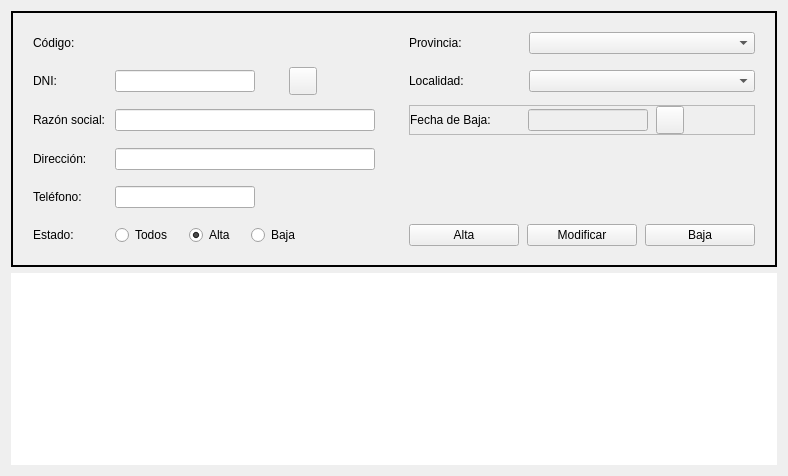
         <widget class="QWidget" name="clientsTab">
          <property name="sizePolicy">
           <sizepolicy hsizetype="Maximum" vsizetype="Maximum">
            <horstretch>0</horstretch>
            <verstretch>0</verstretch>
           </sizepolicy>
          </property>
          <attribute name="title">
           <string>Clientes</string>
          </attribute>
          <layout class="QVBoxLayout" name="verticalLayout_13" stretch="0,1">
           <item>
            <layout class="QHBoxLayout" name="horizontalLayout_12">
             <property name="spacing">
              <number>0</number>
             </property>
             <item>
              <spacer name="horizontalSpacer_20">
               <property name="orientation">
                <enum>Qt::Horizontal</enum>
               </property>
               <property name="sizeType">
                <enum>QSizePolicy::Preferred</enum>
               </property>
               <property name="sizeHint" stdset="0">
                <size>
                 <width>0</width>
                 <height>20</height>
                </size>
               </property>
              </spacer>
             </item>
             <item>
              <widget class="QFrame" name="clientForm">
               <property name="role" stdset="0">
                <string notr="true">panel</string>
               </property>
               <property name="enabled">
                <bool>true</bool>
               </property>
               <property name="sizePolicy">
                <sizepolicy hsizetype="Expanding" vsizetype="Maximum">
                 <horstretch>0</horstretch>
                 <verstretch>0</verstretch>
                </sizepolicy>
               </property>
               <property name="autoFillBackground">
                <bool>false</bool>
               </property>
               <property name="frameShape">
                <enum>QFrame::Panel</enum>
               </property>
               <property name="frameShadow">
                <enum>QFrame::Plain</enum>
               </property>
               <property name="lineWidth">
                <number>2</number>
               </property>
               <layout class="QGridLayout" name="clientFormLayout" columnstretch="0,1,0,0,1" rowminimumheight="28,28,28,28,28,28">
                <property name="horizontalSpacing">
                 <number>10</number>
                </property>
                <property name="verticalSpacing">
                 <number>10</number>
                </property>
                <property name="leftMargin">
                 <number>20</number>
                </property>
                <property name="topMargin">
                 <number>16</number>
                </property>
                <property name="rightMargin">
                 <number>20</number>
                </property>
                <property name="bottomMargin">
                 <number>16</number>
                </property>
                <item row="0" column="0">
                 <widget class="QLabel" name="lblClientId">
                  <property name="text">
                   <string>Código:</string>
                  </property>
                 </widget>
                </item>
                <item row="0" column="1">
                 <layout class="QHBoxLayout" name="clientIdRow">
                  <property name="spacing">
                   <number>6</number>
                  </property>
                  <property name="leftMargin">
                   <number>0</number>
                  </property>
                  <property name="topMargin">
                   <number>0</number>
                  </property>
                  <property name="rightMargin">
                   <number>0</number>
                  </property>
                  <property name="bottomMargin">
                   <number>0</number>
                  </property>
                  <item>
                   <widget class="QLabel" name="lblClientIdValue">
                    <property name="role" stdset="0">
                     <string notr="true">highlight</string>
                    </property>
                    <property name="text">
                     <string />
                    </property>
                    <property name="minimumSize">
                     <size>
                      <width>60</width>
                      <height>0</height>
                     </size>
                    </property>
                    <property name="maximumSize">
                     <size>
                      <width>60</width>
                      <height>16777215</height>
                     </size>
                    </property>
                   </widget>
                  </item>
                  <item>
                   <spacer name="clientIdRow_stretch">
                    <property name="orientation">
                     <enum>Qt::Horizontal</enum>
                    </property>
                    <property name="sizeHint" stdset="0">
                     <size>
                      <width>0</width>
                      <height>0</height>
                     </size>
                    </property>
                   </spacer>
                  </item>
                 </layout>
                </item>
                <item row="0" column="3">
                 <widget class="QLabel" name="lblClientProvince">
                  <property name="sizeIncrement">
                   <size>
                    <width>0</width>
                    <height>24</height>
                   </size>
                  </property>
                  <property name="text">
                   <string>Provincia:</string>
                  </property>
                  <property name="minimumSize">
                   <size>
                    <width>110</width>
                    <height>0</height>
                   </size>
                  </property>
                 </widget>
                </item>
                <item row="0" column="4">
                 <widget class="QComboBox" name="cmbClientProvince">
                  <property name="role" stdset="0">
                   <string notr="true">field</string>
                  </property>
                 </widget>
                </item>
                <item row="1" column="0">
                 <widget class="QLabel" name="lblClientDni">
                  <property name="text">
                   <string>DNI:</string>
                  </property>
                 </widget>
                </item>
                <item row="1" column="1">
                 <layout class="QHBoxLayout" name="clientDniRow">
                  <property name="spacing">
                   <number>8</number>
                  </property>
                  <property name="leftMargin">
                   <number>0</number>
                  </property>
                  <property name="topMargin">
                   <number>0</number>
                  </property>
                  <property name="rightMargin">
                   <number>0</number>
                  </property>
                  <property name="bottomMargin">
                   <number>0</number>
                  </property>
                  <item>
                   <widget class="QLineEdit" name="txtClientDni">
                    <property name="role" stdset="0">
                     <string notr="true">field</string>
                    </property>
                    <property name="maxLength">
                     <number>9</number>
                    </property>
                    <property name="minimumSize">
                     <size>
                      <width>140</width>
                      <height>0</height>
                     </size>
                    </property>
                   </widget>
                  </item>
                  <item>
                   <widget class="QLabel" name="lblClientDniCheck">
                    <property name="text">
                     <string />
                    </property>
                    <property name="scaledContents">
                     <bool>false</bool>
                    </property>
                    <property name="minimumSize">
                     <size>
                      <width>18</width>
                      <height>18</height>
                     </size>
                    </property>
                    <property name="maximumSize">
                     <size>
                      <width>18</width>
                      <height>18</height>
                     </size>
                    </property>
                   </widget>
                  </item>
                  <item>
                   <widget class="QPushButton" name="btnClientSearch">
                    <property name="role" stdset="0">
                     <string notr="true">icon</string>
                    </property>
                    <property name="text">
                     <string />
                    </property>
                    <property name="icon">
                     <iconset>
                      <normaloff>../img/icons/search.svg</normaloff>../img/icons/search.svg</iconset>
                    </property>
                    <property name="minimumSize">
                     <size>
                      <width>28</width>
                      <height>28</height>
                     </size>
                    </property>
                    <property name="maximumSize">
                     <size>
                      <width>28</width>
                      <height>28</height>
                     </size>
                    </property>
                   </widget>
                  </item>
                  <item>
                   <spacer name="clientDniRow_stretch">
                    <property name="orientation">
                     <enum>Qt::Horizontal</enum>
                    </property>
                    <property name="sizeHint" stdset="0">
                     <size>
                      <width>0</width>
                      <height>0</height>
                     </size>
                    </property>
                   </spacer>
                  </item>
                 </layout>
                </item>
                <item row="1" column="3">
                 <widget class="QLabel" name="lblClientMunicipality">
                  <property name="text">
                   <string>Localidad:</string>
                  </property>
                  <property name="minimumSize">
                   <size>
                    <width>110</width>
                    <height>0</height>
                   </size>
                  </property>
                 </widget>
                </item>
                <item row="1" column="4">
                 <widget class="QComboBox" name="cmbClientMunicipality">
                  <property name="role" stdset="0">
                   <string notr="true">field</string>
                  </property>
                 </widget>
                </item>
                <item row="2" column="0">
                 <widget class="QLabel" name="lblClientCompanyName">
                  <property name="text">
                   <string>Razón social:</string>
                  </property>
                 </widget>
                </item>
                <item row="2" column="1">
                 <widget class="QLineEdit" name="txtClientCompanyName">
                  <property name="role" stdset="0">
                   <string notr="true">field</string>
                  </property>
                  <property name="minimumSize">
                   <size>
                    <width>260</width>
                    <height>0</height>
                   </size>
                  </property>
                 </widget>
                </item>
                <item row="2" column="3" colspan="2">
                 <widget class="QFrame" name="clientLeftOnFrame">
                  <property name="frameShape">
                   <enum>QFrame::StyledPanel</enum>
                  </property>
                  <property name="frameShadow">
                   <enum>QFrame::Raised</enum>
                  </property>
                  <layout class="QHBoxLayout" name="clientLeftOnFrameLayout">
                   <property name="spacing">
                    <number>8</number>
                   </property>
                   <property name="leftMargin">
                    <number>0</number>
                   </property>
                   <property name="topMargin">
                    <number>0</number>
                   </property>
                   <property name="rightMargin">
                    <number>0</number>
                   </property>
                   <property name="bottomMargin">
                    <number>0</number>
                   </property>
                   <item>
                    <widget class="QLabel" name="lblClientLeftOn">
                     <property name="text">
                      <string>&lt;html&gt;&lt;head/&gt;&lt;body&gt;&lt;p&gt;Fecha de Baja:&lt;/p&gt;&lt;/body&gt;&lt;/html&gt;</string>
                     </property>
                     <property name="minimumSize">
                      <size>
                       <width>110</width>
                       <height>28</height>
                      </size>
                     </property>
                     <property name="maximumSize">
                      <size>
                       <width>110</width>
                       <height>28</height>
                      </size>
                     </property>
                    </widget>
                   </item>
                   <item>
                    <widget class="QLineEdit" name="txtClientLeftOn">
                     <property name="role" stdset="0">
                      <string notr="true">field</string>
                     </property>
                     <property name="enabled">
                      <bool>false</bool>
                     </property>
                     <property name="readOnly">
                      <bool>false</bool>
                     </property>
                     <property name="minimumSize">
                      <size>
                       <width>120</width>
                       <height>0</height>
                      </size>
                     </property>
                     <property name="maximumSize">
                      <size>
                       <width>140</width>
                       <height>16777215</height>
                      </size>
                     </property>
                    </widget>
                   </item>
                   <item>
                    <widget class="QPushButton" name="btnClientLeftOnCalendar">
                     <property name="role" stdset="0">
                      <string notr="true">icon</string>
                     </property>
                     <property name="text">
                      <string />
                     </property>
                     <property name="icon">
                      <iconset>
                       <normaloff>../img/icons/calendar.svg</normaloff>../img/icons/calendar.svg</iconset>
                     </property>
                     <property name="minimumSize">
                      <size>
                       <width>28</width>
                       <height>28</height>
                      </size>
                     </property>
                     <property name="maximumSize">
                      <size>
                       <width>28</width>
                       <height>28</height>
                      </size>
                     </property>
                    </widget>
                   </item>
                   <item>
                    <spacer name="clientLeftOnFrameLayout_stretch">
                     <property name="orientation">
                      <enum>Qt::Horizontal</enum>
                     </property>
                     <property name="sizeHint" stdset="0">
                      <size>
                       <width>0</width>
                       <height>0</height>
                      </size>
                     </property>
                    </spacer>
                   </item>
                  </layout>
                 </widget>
                </item>
                <item row="3" column="0">
                 <widget class="QLabel" name="lblClientAddress">
                  <property name="text">
                   <string>Dirección:</string>
                  </property>
                 </widget>
                </item>
                <item row="3" column="1">
                 <widget class="QLineEdit" name="txtClientAddress">
                  <property name="role" stdset="0">
                   <string notr="true">field</string>
                  </property>
                 </widget>
                </item>
                <item row="4" column="0">
                 <widget class="QLabel" name="lblClientPhone">
                  <property name="text">
                   <string>Teléfono:</string>
                  </property>
                 </widget>
                </item>
                <item row="4" column="1">
                 <layout class="QHBoxLayout" name="clientPhoneRow">
                  <property name="spacing">
                   <number>6</number>
                  </property>
                  <property name="leftMargin">
                   <number>0</number>
                  </property>
                  <property name="topMargin">
                   <number>0</number>
                  </property>
                  <property name="rightMargin">
                   <number>0</number>
                  </property>
                  <property name="bottomMargin">
                   <number>0</number>
                  </property>
                  <item>
                   <widget class="QLineEdit" name="txtClientPhone">
                    <property name="role" stdset="0">
                     <string notr="true">field</string>
                    </property>
                    <property name="minimumSize">
                     <size>
                      <width>140</width>
                      <height>0</height>
                     </size>
                    </property>
                    <property name="maximumSize">
                     <size>
                      <width>160</width>
                      <height>16777215</height>
                     </size>
                    </property>
                   </widget>
                  </item>
                  <item>
                   <spacer name="clientPhoneRow_stretch">
                    <property name="orientation">
                     <enum>Qt::Horizontal</enum>
                    </property>
                    <property name="sizeHint" stdset="0">
                     <size>
                      <width>0</width>
                      <height>0</height>
                     </size>
                    </property>
                   </spacer>
                  </item>
                 </layout>
                </item>
                <item row="5" column="0">
                 <widget class="QLabel" name="lblClientStatus">
                  <property name="text">
                   <string>Estado:</string>
                  </property>
                 </widget>
                </item>
                <item row="5" column="1">
                 <layout class="QHBoxLayout" name="clientStatusRow">
                  <property name="spacing">
                   <number>16</number>
                  </property>
                  <property name="leftMargin">
                   <number>0</number>
                  </property>
                  <property name="topMargin">
                   <number>0</number>
                  </property>
                  <property name="rightMargin">
                   <number>0</number>
                  </property>
                  <property name="bottomMargin">
                   <number>0</number>
                  </property>
                  <item>
                   <widget class="QRadioButton" name="rbtClientsAll">
                    <property name="text">
                     <string>Todos</string>
                    </property>
                    <property name="checked">
                     <bool>false</bool>
                    </property>
                    <attribute name="buttonGroup">
                     <string notr="true">grpClientStatus</string>
                    </attribute>
                   </widget>
                  </item>
                  <item>
                   <widget class="QRadioButton" name="rbtClientsActive">
                    <property name="text">
                     <string>Alta</string>
                    </property>
                    <property name="checked">
                     <bool>true</bool>
                    </property>
                    <attribute name="buttonGroup">
                     <string notr="true">grpClientStatus</string>
                    </attribute>
                   </widget>
                  </item>
                  <item>
                   <widget class="QRadioButton" name="rbtClientsInactive">
                    <property name="text">
                     <string>Baja</string>
                    </property>
                    <property name="checked">
                     <bool>false</bool>
                    </property>
                    <attribute name="buttonGroup">
                     <string notr="true">grpClientStatus</string>
                    </attribute>
                   </widget>
                  </item>
                  <item>
                   <spacer name="clientStatusRow_stretch">
                    <property name="orientation">
                     <enum>Qt::Horizontal</enum>
                    </property>
                    <property name="sizeHint" stdset="0">
                     <size>
                      <width>0</width>
                      <height>0</height>
                     </size>
                    </property>
                   </spacer>
                  </item>
                 </layout>
                </item>
                <item row="5" column="3" colspan="2">
                 <layout class="QHBoxLayout" name="clientButtonsRow">
                  <property name="spacing">
                   <number>8</number>
                  </property>
                  <property name="leftMargin">
                   <number>0</number>
                  </property>
                  <property name="topMargin">
                   <number>0</number>
                  </property>
                  <property name="rightMargin">
                   <number>0</number>
                  </property>
                  <property name="bottomMargin">
                   <number>0</number>
                  </property>
                  <item>
                   <spacer name="clientButtonsRow_stretch">
                    <property name="orientation">
                     <enum>Qt::Horizontal</enum>
                    </property>
                    <property name="sizeHint" stdset="0">
                     <size>
                      <width>0</width>
                      <height>0</height>
                     </size>
                    </property>
                   </spacer>
                  </item>
                  <item>
                   <widget class="QPushButton" name="btnClientRegister">
                    <property name="role" stdset="0">
                     <string notr="true">primary</string>
                    </property>
                    <property name="text">
                     <string>Alta</string>
                    </property>
                    <property name="minimumSize">
                     <size>
                      <width>110</width>
                      <height>0</height>
                     </size>
                    </property>
                   </widget>
                  </item>
                  <item>
                   <widget class="QPushButton" name="btnClientUpdate">
                    <property name="role" stdset="0">
                     <string notr="true">outline</string>
                    </property>
                    <property name="enabled">
                     <bool>true</bool>
                    </property>
                    <property name="autoFillBackground">
                     <bool>false</bool>
                    </property>
                    <property name="text">
                     <string>Modificar</string>
                    </property>
                    <property name="minimumSize">
                     <size>
                      <width>110</width>
                      <height>0</height>
                     </size>
                    </property>
                   </widget>
                  </item>
                  <item>
                   <widget class="QPushButton" name="btnClientDeactivate">
                    <property name="role" stdset="0">
                     <string notr="true">danger</string>
                    </property>
                    <property name="text">
                     <string>Baja</string>
                    </property>
                    <property name="minimumSize">
                     <size>
                      <width>110</width>
                      <height>0</height>
                     </size>
                    </property>
                   </widget>
                  </item>
                 </layout>
                </item>
                <item row="0" column="2">
                 <spacer name="clientColumnGap">
                  <property name="orientation">
                   <enum>Qt::Horizontal</enum>
                  </property>
                  <property name="sizeHint" stdset="0">
                   <size>
                    <width>24</width>
                    <height>0</height>
                   </size>
                  </property>
                  <property name="sizeType">
                   <enum>QSizePolicy::Fixed</enum>
                  </property>
                 </spacer>
                </item>
               </layout>
               <property name="maximumSize">
                <size>
                 <width>1160</width>
                 <height>16777215</height>
                </size>
               </property>
              </widget>
             </item>
             <item>
              <spacer name="horizontalSpacer_38">
               <property name="orientation">
                <enum>Qt::Horizontal</enum>
               </property>
               <property name="sizeType">
                <enum>QSizePolicy::Preferred</enum>
               </property>
               <property name="sizeHint" stdset="0">
                <size>
                 <width>0</width>
                 <height>20</height>
                </size>
               </property>
              </spacer>
             </item>
            </layout>
           </item>
           <item>
            <layout class="QHBoxLayout" name="horizontalLayout_23">
             <item>
              <spacer name="horizontalSpacer_27">
               <property name="orientation">
                <enum>Qt::Horizontal</enum>
               </property>
               <property name="sizeType">
                <enum>QSizePolicy::Preferred</enum>
               </property>
               <property name="sizeHint" stdset="0">
                <size>
                 <width>0</width>
                 <height>20</height>
                </size>
               </property>
              </spacer>
             </item>
             <item>
              <widget class="QTableView" name="tblClients">
               <property name="role" stdset="0">
                <string notr="true">table</string>
               </property>
               <property name="sizePolicy">
                <sizepolicy hsizetype="Expanding" vsizetype="Expanding">
                 <horstretch>0</horstretch>
                 <verstretch>0</verstretch>
                </sizepolicy>
               </property>
               <property name="focusPolicy">
                <enum>Qt::NoFocus</enum>
               </property>
               <property name="frameShape">
                <enum>QFrame::NoFrame</enum>
               </property>
               <property name="lineWidth">
                <number>0</number>
               </property>
               <property name="editTriggers">
                <set>QAbstractItemView::NoEditTriggers</set>
               </property>
               <property name="dragDropMode">
                <enum>QAbstractItemView::NoDragDrop</enum>
               </property>
               <property name="alternatingRowColors">
                <bool>true</bool>
               </property>
               <property name="selectionMode">
                <enum>QAbstractItemView::SingleSelection</enum>
               </property>
               <property name="selectionBehavior">
                <enum>QAbstractItemView::SelectRows</enum>
               </property>
               <attribute name="verticalHeaderVisible">
                <bool>false</bool>
               </attribute>
               <property name="maximumSize">
                <size>
                 <width>1160</width>
                 <height>16777215</height>
                </size>
               </property>
              </widget>
             </item>
             <item>
              <spacer name="horizontalSpacer_28">
               <property name="orientation">
                <enum>Qt::Horizontal</enum>
               </property>
               <property name="sizeType">
                <enum>QSizePolicy::Preferred</enum>
               </property>
               <property name="sizeHint" stdset="0">
                <size>
                 <width>0</width>
                 <height>20</height>
                </size>
               </property>
              </spacer>
             </item>
            </layout>
           </item>
          </layout>
         </widget>
